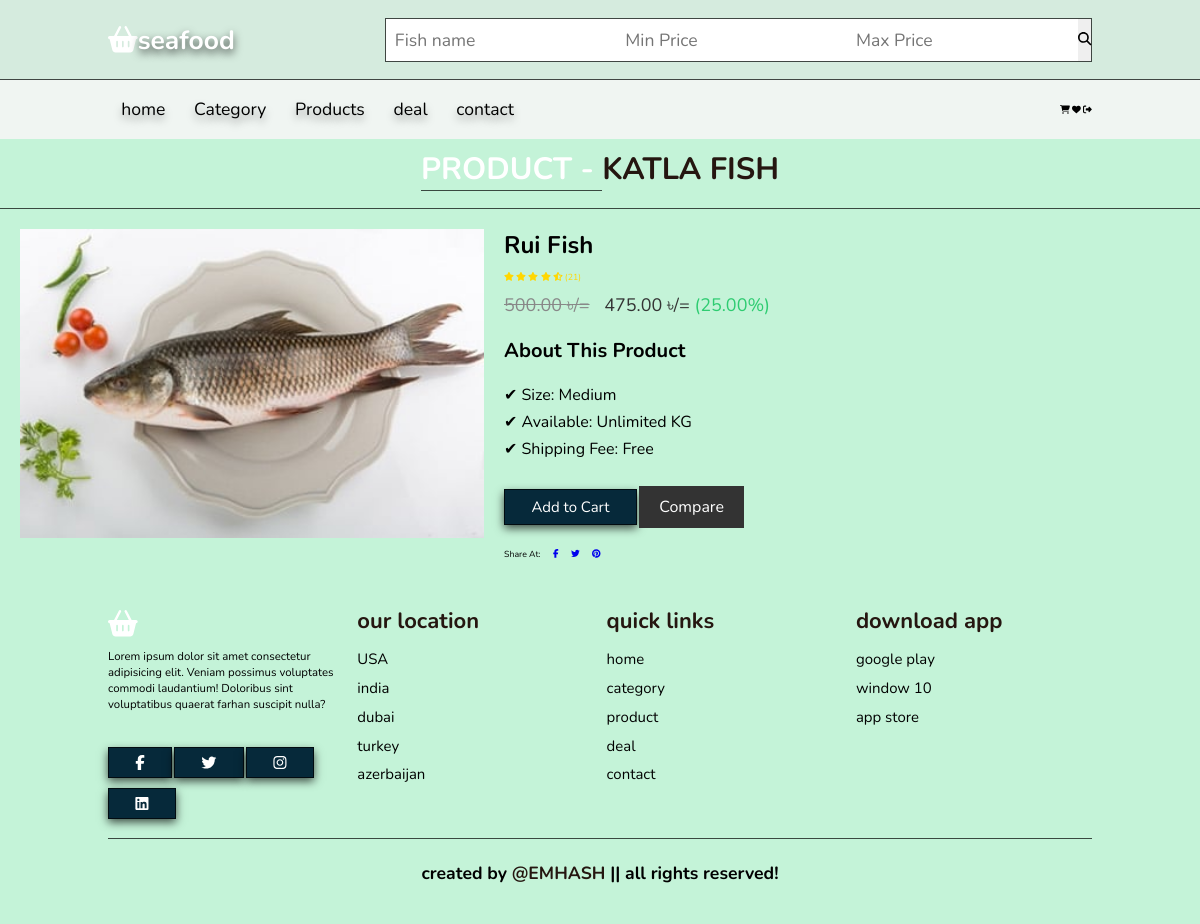
/product/item/314ddde9-3c2c-47c6-9560-e59a5bc1121c (signed in), run on the app's committed database.
### market/models.py (models this page shows, shortened)
class CommonBaseModel(models.Model):
    uid = models.UUIDField(primary_key=True, default= uuid.uuid4, editable=False)
    created_at = models.DateTimeField(auto_now_add=True)
    updated_at = models.DateTimeField(auto_now=True)
    class Meta:
        abstract = True

class Fish(CommonBaseModel):
    name = models.CharField(max_length=100)
    image = models.ImageField(upload_to="Fishes")
    price = models.DecimalField(max_digits=10, decimal_places=2)
    category = models.ForeignKey(Category, on_delete=models.CASCADE)
    discount = models.DecimalField(max_digits=5, decimal_places=2, blank=True, null=True)
    def discounted_price(self):
        if self.discount:
            return self.price - self.discount
        else:
            return self.price

### market/views.py (the view)
# urls.py: path("product/item/<str:uid>", views.view_product, name="view_product" ),
def view_product(request, uid):
    the_product = get_object_or_404(Fish, uid = uid)
    referring_url = request.META.get('HTTP_REFERER')
    context = {
        "fish":the_product,
    }
    return render(request, "frontend/view_product.html", context)

### market/shortcuts.py (called while the page is built)
def common_data(request):
    profile = request.user.profile
    context ={
        "cart_item":CartItem.objects.filter(user=profile, purchased = False).count(),
        "fav_item": Favorite.objects.filter(user = profile).count()
    }
    return context

### templates/frontend/view_product.html (shortened to what this page needs)
{% extends "frontend/base/base.html" %}
{% load static %}
{% block css %}
<link rel="stylesheet" href="{% static "css/product_view.css" %}">
{% endblock css %}
{% block content %}
<h1 class="heading"> <span>Product - </span> Katla Fish </h1>
    <main class="main">
        <div class="container">
            <div class="product-view">
                <div class="product-image">
                    <img src="{{fish.image.url}}" alt="Product Image">
                </div>
                <div class="product-details">
                    <h1>{{fish.name}}</h1>
                    <div class="rating">
                        <span class="fas fa-star"></span>
                        <span class="fas fa-star"></span>
                        <span class="fas fa-star"></span>
                        <span class="fas fa-star"></span>
                        <span class="fas fa-star-half-alt"></span>
                        <span>(21)</span>
                    </div>
                    <p class="price">
                        <span class="old-price">{{fish.price}} ৳/=</span>
                        <span class="new-price">{{fish.discounted_price}} ৳/=</span>
                        <span class="discount">({{fish.discount}}%)</span>
                    </p>
                    <div class="description">
                        <h3>About This Product</h3>
                    </div>
                    <ul class="features">
                        <li>✔ Size: Medium</li>
                        <li>✔ Available: {{fish.available}}Unlimited KG</li>
                        <li>✔ Shipping Fee: Free</li>
                    </ul>
                    <div class="cart-add">
                        <a href="{% url "cart_view" fish.uid %}" class="btn">Add to Cart</a>
                        <button type="button">Compare</button>
                    </div>
                    <div class="share">
                        <span>Share At:</span>
                        <a href="#"><i class="fab fa-facebook-f"></i></a>
                        <a href="#"><i class="fab fa-twitter"></i></a>
                        <a href="#"><i class="fab fa-pinterest"></i></a>
                    </div>
                </div>
            </div>
        </div>
    </main>
{% endblock content %}

### static/css/style.css (style rules this page uses)
:root { --green:#c4f3d8; --black:#251610; --darkgreen:#06293a; }
body { background: var(--green); }
* { font-family: 'Nunito', sans-serif; margin: 0; padding: 0; box-sizing: border-box; outline: none; border: none; text-decoration: none; transition: all .2s linear; }
html { font-size: 62.5%; overflow-x: hidden; scroll-padding-top: 6.5rem; scroll-behavior: smooth; }
.btn { display:inline-block; margin-top:1rem; background: var(--darkgreen); color: #fff; padding: .8rem 3rem; font-size:1.7rem; text-align:center; cursor: pointer; box-shadow: 0 0.5rem 1rem rgba(0,0,0,0.7); border:0.1rem solid rgba(0,0,0,0.7); }
.heading { text-align: center; color: var(--black); text-transform: uppercase; padding:1rem; font-size: 3.5rem; padding-bottom:2rem; border-bottom: 0.1rem solid rgba(0,0,0,0.7); }
.heading span { color: #ffffff; text-transform: uppercase; border-bottom: 0.1rem solid rgba(0,0,0,0.7); }
@media (max-width:1200px) { html { font-size: 55%; } }

### static/css/product_view.css (style rules this page uses)
.container { width: 100%; max-width: 1200px; margin: 0 auto; padding: 20px; }
.product-view { display: flex; flex-wrap: wrap; }
.product-image { flex: 0 0 40%; max-width: 40%; }
.product-image img { width: 100%; height: auto; }
.product-details { flex: 0 0 60%; max-width: 60%; padding-left: 20px; }
.product-details h1 { font-size: 24px; margin-bottom: 10px; }
.rating { color: #FFD700; }
.price { font-size: 18px; margin: 10px 0; }
.old-price { color: #888; text-decoration: line-through; margin-right: 10px; }
.new-price { color: #333; }
.discount { color: #2ecc71; }
.description { margin-top: 20px; }
.description h3 { font-size: 20px; margin-bottom: 10px; }
.features { margin-top: 20px; list-style-type: none; padding: 0; }
.features li { font-size: 16px; margin-bottom: 5px; }
.cart-add { margin-top: 20px; }
.cart-add button { padding: 10px 20px; font-size: 16px; background-color: #333; color: #fff; border: none; cursor: pointer; margin-right: 10px; }
.cart-add button:last-child { margin-right: 0; }
.share { margin-top: 20px; }
.share span { margin-right: 10px; }
.share a { margin-right: 10px; }

### data on the page
Fish: image (picture), name "Rui Fish", price "500.00", discounted_price "475.00", discount "25.00"
